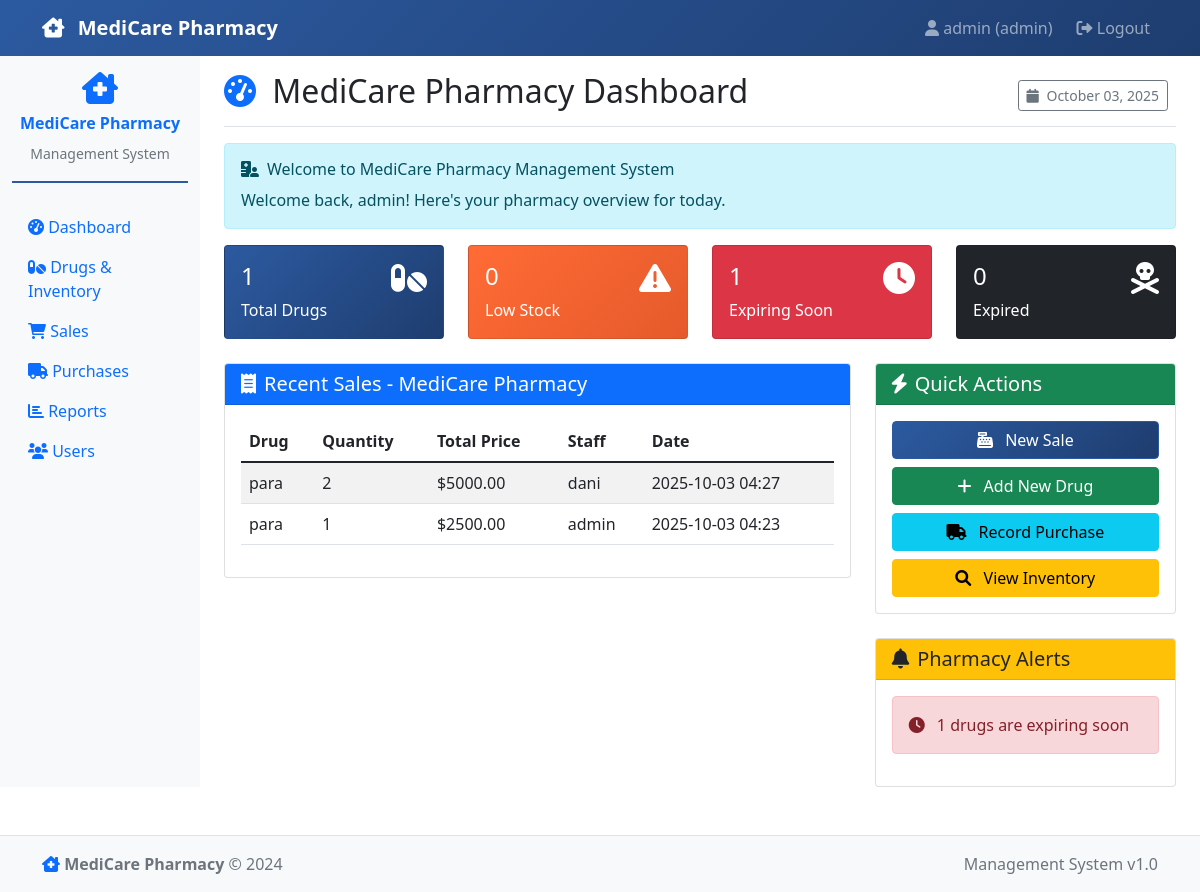
The page /dashboard (signed in) on the database its author committed.
### models.py (models this page shows)
class Sale(db.Model):
    id = db.Column(db.Integer, primary_key=True)
    drug_id = db.Column(db.Integer, db.ForeignKey('drug.id'), nullable=False)
    quantity = db.Column(db.Integer, nullable=False)
    unit_price = db.Column(db.Float, nullable=False)
    total_price = db.Column(db.Float, nullable=False)
    staff_name = db.Column(db.String(100), nullable=False)
    sale_date = db.Column(db.DateTime, nullable=False, default=datetime.utcnow)

class Drug(db.Model):
    id = db.Column(db.Integer, primary_key=True)
    name = db.Column(db.String(100), nullable=False)
    category = db.Column(db.String(50), nullable=False)
    batch_no = db.Column(db.String(50), nullable=False)
    manufacturer = db.Column(db.String(100), nullable=False)
    quantity = db.Column(db.Integer, nullable=False, default=0)
    cost_price = db.Column(db.Float, nullable=False)
    selling_price = db.Column(db.Float, nullable=False)
    expiry_date = db.Column(db.Date, nullable=False)
    created_at = db.Column(db.DateTime, default=datetime.utcnow)
    updated_at = db.Column(db.DateTime, default=datetime.utcnow, onupdate=datetime.utcnow)
    sales = db.relationship('Sale', backref='drug', lazy=True)
    purchases = db.relationship('Purchase', backref='drug', lazy=True)

### app.py (the view)
@app.route('/dashboard')
@login_required()
def dashboard():
    total_drugs = Drug.query.count()
    low_stock_drugs = Drug.query.filter(Drug.quantity < 10).count()
    soon_date = datetime.now().date() + timedelta(days=90)
    expiring_soon = Drug.query.filter(Drug.expiry_date <= soon_date, Drug.expiry_date > datetime.now().date()).count()
    expired_drugs = Drug.query.filter(Drug.expiry_date <= datetime.now().date()).count()
    recent_sales = Sale.query.order_by(Sale.sale_date.desc()).limit(5).all()
    return render_template('dashboard.html',
                         total_drugs=total_drugs,
                         low_stock_drugs=low_stock_drugs,
                         expiring_soon=expiring_soon,
                         expired_drugs=expired_drugs,
                         recent_sales=recent_sales)

### app.py (called while the page is built)
@app.context_processor
def inject_today():
    return {'today': datetime.now().date()}

def login_required(role=None):
    def decorator(f):
        @wraps(f)
        def decorated_function(*args, **kwargs):
            if 'user_id' not in session:
                return redirect(url_for('login'))
            if role and session.get('role') != role:
                flash('Access denied. Insufficient permissions.', 'danger')
                return redirect(url_for('dashboard'))
            return f(*args, **kwargs)
        return decorated_function
    return decorator

### templates/dashboard.html (shortened to what this page needs)
{% extends "base.html" %}
{% block content %}
<div class="d-flex justify-content-between flex-wrap flex-md-nowrap align-items-center pt-3 pb-2 mb-3 border-bottom">
    <h1 class="h2">
        <i class="fas fa-tachometer-alt text-primary me-2"></i>
        MediCare Pharmacy Dashboard
    </h1>
    <div class="btn-toolbar mb-2 mb-md-0">
        <div class="btn-group me-2">
            <span class="btn btn-sm btn-outline-secondary">
                <i class="fas fa-calendar me-1"></i> {{ today.strftime('%B %d, %Y') }}
            </span>
        </div>
    </div>
</div>
<div class="alert alert-info">
    <h6 class="alert-heading">
        <i class="fas fa-hospital-user me-2"></i>Welcome to MediCare Pharmacy Management System
    </h6>
    Welcome back, {{ session.username }}! Here's your pharmacy overview for today.
</div>
<div class="row">
    <div class="col-md-3 mb-4">
        <div class="card text-white bg-primary">
            <div class="card-body">
                <div class="d-flex">
                    <div>
                        <h4>{{ total_drugs }}</h4>
                        <p class="card-text">Total Drugs</p>
                    </div>
                    <div class="ms-auto">
                        <i class="fas fa-pills fa-2x"></i>
                    </div>
                </div>
            </div>
        </div>
    </div>
    <div class="col-md-3 mb-4">
        <div class="card text-white bg-warning">
            <div class="card-body">
                <div class="d-flex">
                    <div>
                        <h4>{{ low_stock_drugs }}</h4>
                        <p class="card-text">Low Stock</p>
                    </div>
                    <div class="ms-auto">
                        <i class="fas fa-exclamation-triangle fa-2x"></i>
                    </div>
                </div>
            </div>
        </div>
    </div>
    <div class="col-md-3 mb-4">
        <div class="card text-white bg-danger">
            <div class="card-body">
                <div class="d-flex">
                    <div>
                        <h4>{{ expiring_soon }}</h4>
                        <p class="card-text">Expiring Soon</p>
                    </div>
                    <div class="ms-auto">
                        <i class="fas fa-clock fa-2x"></i>
                    </div>
                </div>
            </div>
        </div>
    </div>
    <div class="col-md-3 mb-4">
        <div class="card text-white bg-dark">
            <div class="card-body">
                <div class="d-flex">
                    <div>
                        <h4>{{ expired_drugs }}</h4>
                        <p class="card-text">Expired</p>
                    </div>
                    <div class="ms-auto">
                        <i class="fas fa-skull-crossbones fa-2x"></i>
                    </div>
                </div>
            </div>
        </div>
    </div>
</div>
<div class="row">
    <div class="col-md-8">
        <div class="card">
            <div class="card-header bg-primary text-white">
                <h5 class="card-title mb-0">
                    <i class="fas fa-receipt me-2"></i>Recent Sales - MediCare Pharmacy
                </h5>
            </div>
            <div class="card-body">
                {% if recent_sales %}
                <div class="table-responsive">
                    <table class="table table-striped">
                        <thead>
                            <tr>
                                <th>Drug</th>
                                <th>Quantity</th>
                                <th>Total Price</th>
                                <th>Staff</th>
                                <th>Date</th>
                            </tr>
                        </thead>
                        <tbody>
                            {% for sale in recent_sales %}
                            <tr>
                                <td>{{ sale.drug.name }}</td>
                                <td>{{ sale.quantity }}</td>
                                <td>${{ "%.2f"|format(sale.total_price) }}</td>
                                <td>{{ sale.staff_name }}</td>
                                <td>{{ sale.sale_date.strftime('%Y-%m-%d %H:%M') }}</td>
                            </tr>
                            {% endfor %}
                        </tbody>
                    </table>
                </div>
                {% else %}
                <p class="text-muted">No recent sales for MediCare Pharmacy.</p>
                {% endif %}
            </div>
        </div>
    </div>
    <div class="col-md-4">
        <div class="card">
            <div class="card-header bg-success text-white">
                <h5 class="card-title mb-0">
                    <i class="fas fa-bolt me-2"></i>Quick Actions
                </h5>
            </div>
            <div class="card-body">
                <div class="d-grid gap-2">
                    <a href="{{ url_for('sales') }}" class="btn btn-primary">
                        <i class="fas fa-cash-register me-2"></i> New Sale
                    </a>
                    {% if session.role == 'admin' %}
                    <a href="{{ url_for('add_drug') }}" class="btn btn-success">
                        <i class="fas fa-plus me-2"></i> Add New Drug
                    </a>
                    <a href="{{ url_for('purchases') }}" class="btn btn-info">
                        <i class="fas fa-truck me-2"></i> Record Purchase
                    </a>
                    {% endif %}
                    <a href="{{ url_for('drugs') }}" class="btn btn-warning">
                        <i class="fas fa-search me-2"></i> View Inventory
                    </a>
                </div>
            </div>
        </div>
        <div class="card mt-4">
            <div class="card-header bg-warning text-dark">
                <h5 class="card-title mb-0">
                    <i class="fas fa-bell me-2"></i>Pharmacy Alerts
                </h5>
            </div>
            <div class="card-body">
                <div id="alerts-container">
                    {% if expiring_soon > 0 %}
                    <div class="alert alert-danger">
                        <i class="fas fa-clock me-2"></i>
                        {{ expiring_soon }} drugs are expiring soon
                    </div>
                    {% endif %}
                </div>
            </div>
        </div>
    </div>
</div>
{% endblock %}

### templates/base.html (shortened to what this page needs)
<!DOCTYPE html>
<html lang="en">
<head>
    <link href="https://cdn.jsdelivr.net/npm/bootstrap@5.1.3/dist/css/bootstrap.min.css" rel="stylesheet">
    <link href="https://cdnjs.cloudflare.com/ajax/libs/font-awesome/6.0.0/css/all.min.css" rel="stylesheet">
    <link href="{{ url_for('static', filename='css/style.css') }}" rel="stylesheet">
</head>
<body>
    <nav class="navbar navbar-expand-lg navbar-dark bg-primary">
        <div class="container">
            <a class="navbar-brand" href="{{ url_for('dashboard') }}">
                <i class="fas fa-clinic-medical me-2"></i>
                <strong>MediCare Pharmacy</strong>
            </a>
            {% if session.user_id %}
            <div class="navbar-nav ms-auto">
                <span class="navbar-text me-3">
                    <i class="fas fa-user"></i> {{ session.username }} ({{ session.role }})
                </span>
                <a class="nav-link" href="{{ url_for('logout') }}">
                    <i class="fas fa-sign-out-alt"></i> Logout
                </a>
            </div>
            {% endif %}
        </div>
    </nav>
    {% if session.user_id %}
    <div class="container-fluid">
        <div class="row">
            <nav class="col-md-2 d-md-block bg-light sidebar">
                <div class="position-sticky pt-3">
                    <div class="text-center mb-4 pharmacy-brand">
                        <div class="pharmacy-logo mb-2">
                            <i class="fas fa-clinic-medical fa-2x text-primary"></i>
                        </div>
                        <h6 class="text-primary fw-bold">MediCare Pharmacy</h6>
                        <small class="text-muted">Management System</small>
                    </div>
                    <ul class="nav flex-column">
                        <li class="nav-item">
                            <a class="nav-link" href="{{ url_for('dashboard') }}">
                                <i class="fas fa-tachometer-alt"></i> Dashboard
                            </a>
                        </li>
                        <li class="nav-item">
                            <a class="nav-link" href="{{ url_for('drugs') }}">
                                <i class="fas fa-pills"></i> Drugs & Inventory
                            </a>
                        </li>
                        <li class="nav-item">
                            <a class="nav-link" href="{{ url_for('sales') }}">
                                <i class="fas fa-shopping-cart"></i> Sales
                            </a>
                        </li>
                        {% if session.role == 'admin' %}
                        <li class="nav-item">
                            <a class="nav-link" href="{{ url_for('purchases') }}">
                                <i class="fas fa-truck"></i> Purchases
                            </a>
                        </li>
                        {% endif %}
                        <li class="nav-item">
                            <a class="nav-link" href="{{ url_for('reports') }}">
                                <i class="fas fa-chart-bar"></i> Reports
                            </a>
                        </li>
                        {% if session.role == 'admin' %}
                        <li class="nav-item">
                            <a class="nav-link" href="{{ url_for('users') }}">
                                <i class="fas fa-users"></i> Users
                            </a>
                        </li>
                        {% endif %}
                    </ul>
                </div>
            </nav>
            <main class="col-md-9 ms-sm-auto col-lg-10 px-md-4">
                {% endif %}
                {% block content %}{% endblock %}
                {% if session.user_id %}
            </main>
        </div>
    </div>
    {% endif %}
    {% if session.user_id %}
    <footer class="footer mt-5 py-3 bg-light border-top">
        <div class="container">
            <div class="row">
                <div class="col-md-6">
                    <span class="text-muted">
                        <i class="fas fa-clinic-medical text-primary"></i>
                        <strong>MediCare Pharmacy</strong> &copy; 2024
                    </span>
                </div>
                <div class="col-md-6 text-end">
                    <span class="text-muted">
                        Management System v1.0
                    </span>
                </div>
            </div>
        </div>
    </footer>
    {% endif %}
</body>
</html>

### static/style.css (style rules this page uses)
:root { --medicare-primary: #2c5aa0; --medicare-secondary: #34a853; --medicare-accent: #ff6b35; }
.navbar-dark.bg-primary { background-color: var(--medicare-primary) !important; background: linear-gradient(135deg, var(--medicare-primary) 0%, #1e3d6f 100%) !important; }
.pharmacy-brand { border-bottom: 2px solid var(--medicare-primary); padding-bottom: 1rem; margin-bottom: 1rem; }
.pharmacy-logo { color: var(--medicare-primary); }
.btn-primary { background-color: var(--medicare-primary); border-color: var(--medicare-primary); background: linear-gradient(135deg, var(--medicare-primary) 0%, #1e3d6f 100%); }
.footer { background-color: #f8f9fa; border-top: 1px solid #dee2e6; }
.card.bg-primary { background: linear-gradient(135deg, var(--medicare-primary) 0%, #1e3d6f 100%) !important; }
.card.bg-warning { background: linear-gradient(135deg, var(--medicare-accent) 0%, #e55a2b 100%) !important; }

### rows shown on the page
Sale: username "admin", role "admin", drug.name "para", quantity "1", total_price "2500.00", staff_name "admin", sale_date "2025-10-03 04:23"
Sale: drug.name "para", quantity "2", total_price "5000.00", staff_name "dani", sale_date "2025-10-03 04:27"

### other values the page prints
{{ total_drugs }} "1"
{{ low_stock_drugs }} "0"
{{ expiring_soon }} "1"
{{ expired_drugs }} "0"
